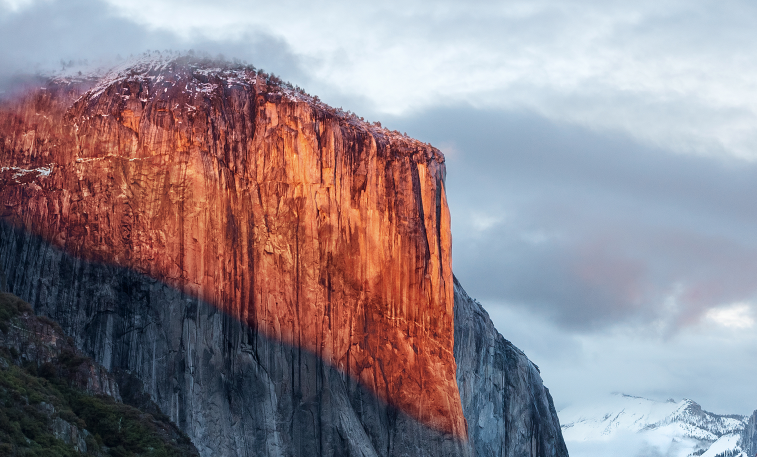
#> input picture python/0005.bmp, 1514 x 914 px (shown at 1/2 size); its folder holds 2 pictures in this run
$ python 0005.py   (Python 2 division)
#> lines starting #> are read from the running program, lines starting #| are printed output that depends on the picture
from PIL import Image
import os

def resizeImg(filename):
#> called with filename = '0005.bmp'
    img = Image.open(filename)
#> img is the input picture: PIL image 1514x914 RGBA; mean R, G, B, A 145.2, 133.7, 141, 255
    Image._show(img)
    img = img.resize((img.size[0] / 2, img.size[1] / 2), )
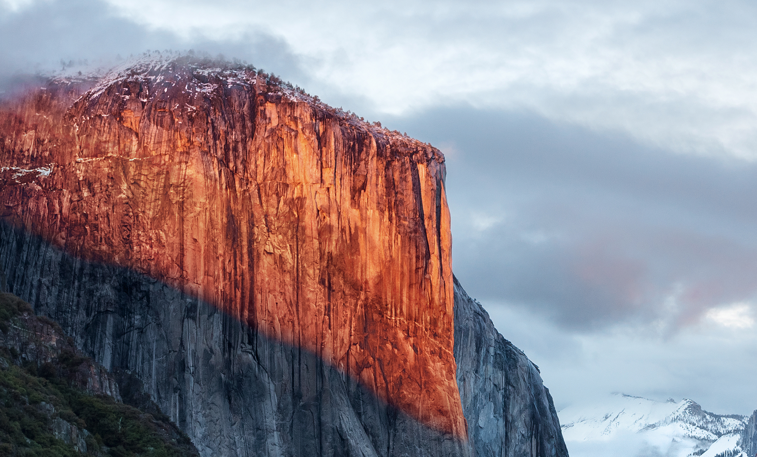
#> img: PIL image 757x457 RGBA; mean R, G, B, A 145.2, 133.7, 141, 255
#> pass 3 of the loop `for filename in filenames:`:
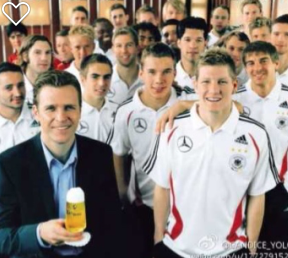
#> input picture python/test.png, 288 x 258 px
#> in resizeImg, img is the input picture: PIL image 288x258 RGBA; mean R, G, B, A 146.2, 133.7, 125.1, 255
#> in resizeImg (call 2), `img = img.resize((img.size[0] / 2, img.size[1] / 2), )`:
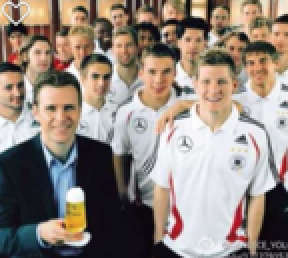
#> img: PIL image 144x129 RGBA (shown 2 times larger); mean R, G, B, A 146.2, 133.7, 125.1, 255
    Image._show(img)

filenames = os.listdir(os.getcwd())
for filename in filenames:
    print filename.split('.')[-1]
    if filename.split('.')[-1] in "png jpg jpeg bmp":
        resizeImg(filename)
